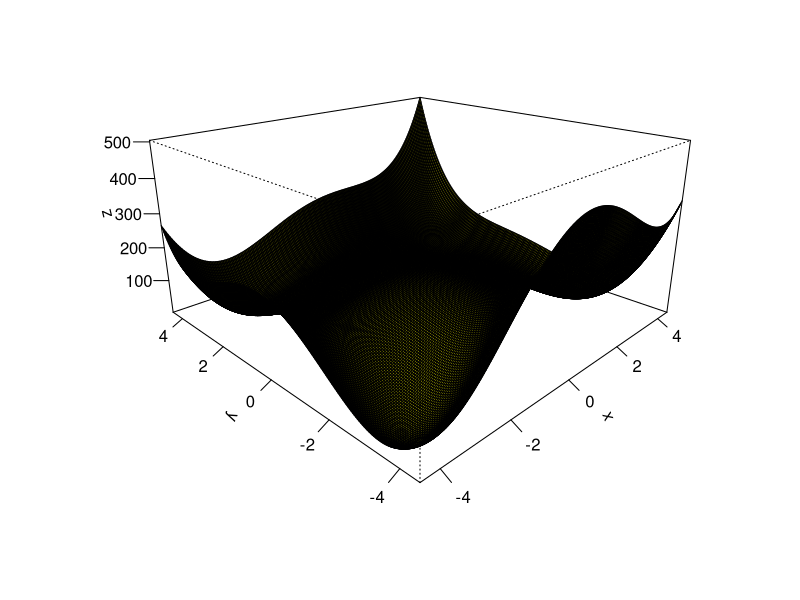

This chart was generated by the following R code:
####################Question 1############################
#Question 1
#Defining the Matrix
A<-matrix(c(3,-1,0,-1,0,-1,3,-1,3,-1,0,-1,3,1,0,-1,3,1,5,-1,0,-1,0,-1,1), nrow=5)

#Function that can be passed Matx in order to perform Cholesky Functions
choleskyFunction <- function(Matx){
  #Finds the upper triangular matrix
  L<-chol(Matx)
  #Transposes the matrix to show the lower triangular matrix
  Lt<-t(L)
  #Displays the lower hand matrix
  Lt
}
#Runs the function
choleskyFunction(A)
####################Question 2############################
#Question 2 
#Singular value Decompostion
#the creation of matrix
Q2Matrix <- matrix(c(1,1,1,1,2,0,0,0),nrow = 4)
#Displaying original matrix
Q2Matrix
#using the svd function to show the singular values
sv <-svd(Q2Matrix)
#Displaying Singular values
sv
####################Question 3############################
#Question 3
####################Question 4############################
#Question 4
####################Question 5#############################
#Question 5
#Function plot - Plot the formula below
Question5F<-function(x,y,a,b) (x^2+y-11)^2+(x+y^2-7)^2
#defining the x,y and z of the measurements
x<-seq(-4.5,4.5,length.out = 200)
y<-seq(-4.5,4.5,length.out = 200)
z<-outer(x,y,Question5F,a=1,b=100)

#plotting the graph 
persp(x,y,z,theta =-45,phi=20,expand=0.5,col="yellow",shade =1,ticktype ="detailed",xlab ="x",ylab ="y",zlab="z")

#Writing the function so x,y is a vector
Question5FV<-function(vec) (vec[1]^2+vec[2]-11)^2+(vec[1]+vec[2]^2-7)^2


###################Finding the minimums###########################
#Minimum can be found based on value being 0 or so close to 0
#Based on plot there seems to be 4 dips representing each minimum is extracted here
#From plot minimum seems to be near x=-4,y=-4.
minimum1<- optim(c(-4,-4),Question5FV)$par
minimum1

#From plot minimum seems to be near x = 4, y= -3.5
minimum2 <- optim(c(4,-3.5),Question5FV)$par
minimum2

#From plot minimum seems to be near x = -3.5, y = 3.5
minimum3 <- optim(c(-3.5, 3.5),Question5FV)$par
minimum3

#From plot minimum seems to be near x = 3.5, y = 3.5
minimum4 <- optim(c(3.5,3.5),Question5FV,hessian = TRUE)$par
minimum4

####################Finding the Maximum points#####################
maximum1 <- optim(c(0,0),control=list(fnscale=-1),Question5FV)$par
maximum1

###################finding the saddle points######################
#Lets define the partial derivatives by plugging vec[1] and vec[2] instead of x and y
fx <- function(x,y,h=0.001){
  (Question5F(x+h,y) - Question5F(x,y))/h
}
fy <- function(x,y,h=0.001){
  (Question5F(x,y+h)-Question5F(x,y))/h
}


fxb <- function(vec){
  fx(vec[1],vec[2])
}
fyb <- function(vec){
  fy(vec[1],vec[2])
}

#call sumssq the function of the vector vec made of the sum of the squares
#of the two parial derivatives
sumssq <- function(vec){
  fxb(vec)^2+fyb(vec)^2
}

#Now we can find the coordinates of the saddle points through "optim".
#We do exactly the same thing for all three points, just changing the guess of their location. 
#according to the graph. 

saddle_point1 <- optim(c(-3.5,0),sumssq)$par
saddle_point1

saddle_point2 <- optim(c(0,-3.5),sumssq)$par
saddle_point2

saddle_point3 <- optim(c(0,2),sumssq)$par
saddle_point3

#creating a list of minimum points
minimum_list <- list(minimum1,minimum2,minimum3,minimum4)
#List of minimum points
minimum_list

#this represents the only maximum point in graph
maximum1

#list of saddle points
saddle_point_list <- list(saddle_point1,saddle_point2,saddle_point3)
#Print of saddle point list
saddle_point_list
##########################################################
